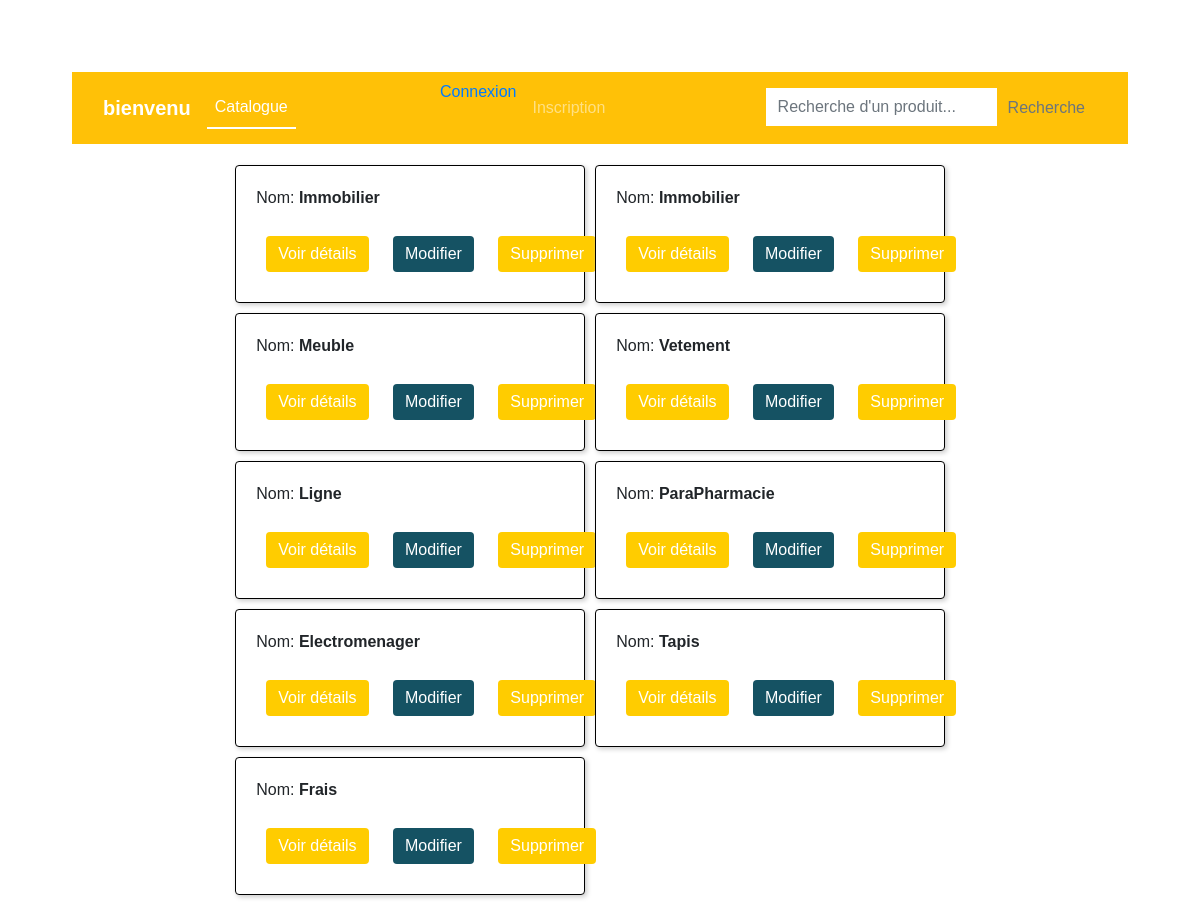
The page /magasin/ListCategorie/ on the database its author committed.
### magasin/models.py (models this page shows, shortened)
class Categorie(models.Model):
    TYPE_CHOICES=[('AL','Alimentaire'),
                  ('Mb','Meuble'),
                  ('Sn','Sanitaire'),
                  ('Vs','Vaisselle'),
                  ('Vt','Vêtement'),
                  ('Jx','Jouets'),
                  ('Lg','Linge de Maison'),
                  ('Bj','Bijoux'),
                  ('Dc','Décor')
                  ]
    name=models.CharField(max_length=50,default='AL',choices=TYPE_CHOICES)

### magasin/views.py (the view)
# urls.py: path('ListCategorie/', views.ListCategorie, name='ListCategorie'),
def ListCategorie(request):
        categories= Categorie.objects.all()
        context={'categories':categories}
        return render( request,'magasin/Categories/mesCategories.html',context )

### magasin/templates/magasin/Categories/mesCategories.html (shortened to what this page needs)
{% extends 'magasin/base.html' %}
{% block content %}
<div class="container-fluid mt-3">
    <div class="row-9" >
        <div  id='categorie' class="col-lg-9 mx-auto" >
            <div class="row mx-auto" >
                {% for categorie in categories %}
                <div class="card" id={{categorie.id}} style="width:350px;border:black solid 1px;margin:5px;">
                    <div class="card-body" >
                         <p class="card-text">Nom: <b>{{categorie.name}}</b></p>
                        <div style="width: 350px;">
                        <a class="a_1" href="{% url 'detail_categorie' categorie_id=categorie.id %}" class="btn btn-outline-primary">Voir détails</a>
                        <a class="a_2" href="{% url 'edit_categorie' categorie.id %}" class="btn btn-outline-success">Modifier</a>
                        <a class="a_1" href="{% url 'delete_categorie' categorie.id %}" class="btn btn-outline-danger">Supprimer</a>
                    </div>
                </div>
                </div>
                {% endfor %}
            </div>
        </div>
    </div>
</div>
{% endblock %}

### magasin/templates/magasin/Categories/mesCategories.html (style rules this page uses)
.card-text b { font-size: 16px; }
.card-body a { margin-right: 10px; }
.card { border: 1px solid #ccc; border-radius: 4px; box-shadow: 2px 2px 5px #ccc; }
.a_1 { display: inline-block; padding: 6px 12px; margin: 10px; background-color: #ffcc00; color: #fff; text-decoration: none; border-radius: 4px; transition: background-color 0.3s ease; }
.a_2 { display: inline-block; padding: 6px 12px; margin: 10px; background-color: #155263; color: #fff; text-decoration: none; border-radius: 4px; transition: background-color 0.3s ease; }

### rows shown on the page
Categorie: name "Immobilier"
Categorie: name "Immobilier"
Categorie: {{ categorie.id }} 3 (drawn), name "Meuble"
Categorie: name "Vetement"
Categorie: name "Ligne"
Categorie: name "ParaPharmacie"
Categorie: name "Electromenager"
Categorie: name "Tapis"
Categorie: name "Frais"
